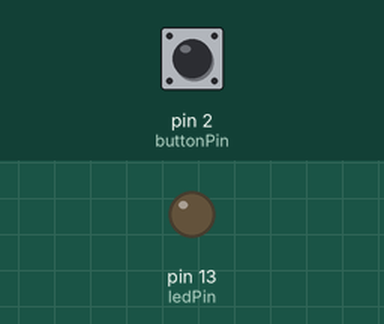
Simulated run of this sketch. Board: Arduino Uno, built with avr-gcc and run on an emulated ATmega328P. On the bench: output pins drawn as LEDs (lit = HIGH). The test bench sets the inputs (shaded band); at power-on: pin 2 (buttonPin) HIGH.

Above: at 1.2 s.
1.3 s: pin 2 (buttonPin) pulled LOW for 0.15 s
At 1.37 s:
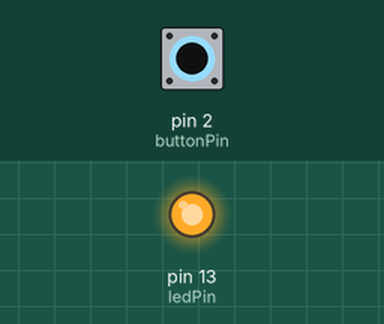
2.9 s: pin 2 (buttonPin) pulled LOW for 3.2 s
At 6.9 s:
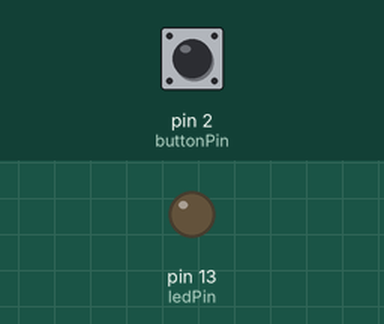
Timing chart, 0 to 8.4 s (numbered marks = the images above; inputs shaded):
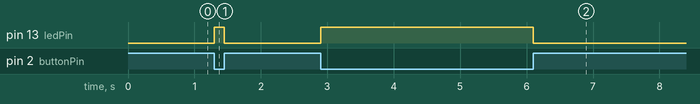

Measured:
- after the input at 1.3 s, pin 13 (ledPin): LOW → HIGH at once, → LOW 0.15 s later
- after the input at 2.9 s, pin 13 (ledPin): LOW → HIGH at once, → LOW 3.2 s later

The sketch:

3_LED_met_schakelaar.ino
```cpp
// LED met schakelaar

const int buttonPin = 2;
const int ledPin =  13;

int buttonState = 0;

void setup() {
  pinMode(ledPin, OUTPUT);
  pinMode(buttonPin, INPUT_PULLUP);
}

void loop() {
  buttonState = digitalRead(buttonPin);
  if (buttonState == LOW) digitalWrite(ledPin, HIGH);
  else digitalWrite(ledPin, LOW);
}
```
